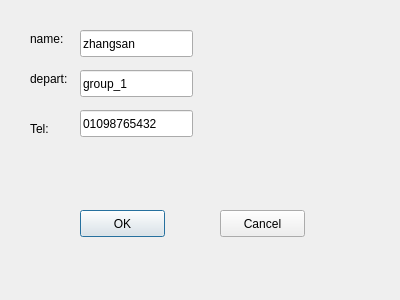
<?xml version="1.0" encoding="UTF-8"?>
<ui version="4.0">
 <class>Dialog</class>
 <widget class="QDialog" name="Dialog">
  <property name="geometry">
   <rect>
    <x>0</x>
    <y>0</y>
    <width>400</width>
    <height>300</height>
   </rect>
  </property>
  <property name="windowTitle">
   <string>Dialog</string>
  </property>
  <widget class="QLabel" name="label">
   <property name="geometry">
    <rect>
     <x>30</x>
     <y>30</y>
     <width>56</width>
     <height>17</height>
    </rect>
   </property>
   <property name="text">
    <string>name:</string>
   </property>
  </widget>
  <widget class="QLabel" name="label_2">
   <property name="geometry">
    <rect>
     <x>30</x>
     <y>70</y>
     <width>56</width>
     <height>17</height>
    </rect>
   </property>
   <property name="text">
    <string>depart:</string>
   </property>
  </widget>
  <widget class="QLabel" name="label_3">
   <property name="geometry">
    <rect>
     <x>30</x>
     <y>120</y>
     <width>56</width>
     <height>17</height>
    </rect>
   </property>
   <property name="text">
    <string>Tel:</string>
   </property>
  </widget>
  <widget class="QLineEdit" name="lineEdit">
   <property name="geometry">
    <rect>
     <x>80</x>
     <y>30</y>
     <width>113</width>
     <height>27</height>
    </rect>
   </property>
   <property name="text">
    <string>zhangsan</string>
   </property>
  </widget>
  <widget class="QLineEdit" name="lineEdit_2">
   <property name="geometry">
    <rect>
     <x>80</x>
     <y>70</y>
     <width>113</width>
     <height>27</height>
    </rect>
   </property>
   <property name="text">
    <string>group_1</string>
   </property>
  </widget>
  <widget class="QLineEdit" name="lineEdit_3">
   <property name="geometry">
    <rect>
     <x>80</x>
     <y>110</y>
     <width>113</width>
     <height>27</height>
    </rect>
   </property>
   <property name="text">
    <string>01098765432</string>
   </property>
  </widget>
  <widget class="QLabel" name="label_4">
   <property name="geometry">
    <rect>
     <x>240</x>
     <y>30</y>
     <width>131</width>
     <height>111</height>
    </rect>
   </property>
   <property name="text">
    <string/>
   </property>
   <property name="pixmap">
    <pixmap resource="ch6_2.qrc">:/save.png</pixmap>
   </property>
  </widget>
  <widget class="QPushButton" name="pushButton">
   <property name="geometry">
    <rect>
     <x>80</x>
     <y>210</y>
     <width>85</width>
     <height>27</height>
    </rect>
   </property>
   <property name="text">
    <string>OK</string>
   </property>
  </widget>
  <widget class="QPushButton" name="pushButton_2">
   <property name="geometry">
    <rect>
     <x>220</x>
     <y>210</y>
     <width>85</width>
     <height>27</height>
    </rect>
   </property>
   <property name="text">
    <string>Cancel</string>
   </property>
  </widget>
 </widget>
 <resources>
  <include location="ch6_2.qrc"/>
 </resources>
 <connections/>
</ui>
